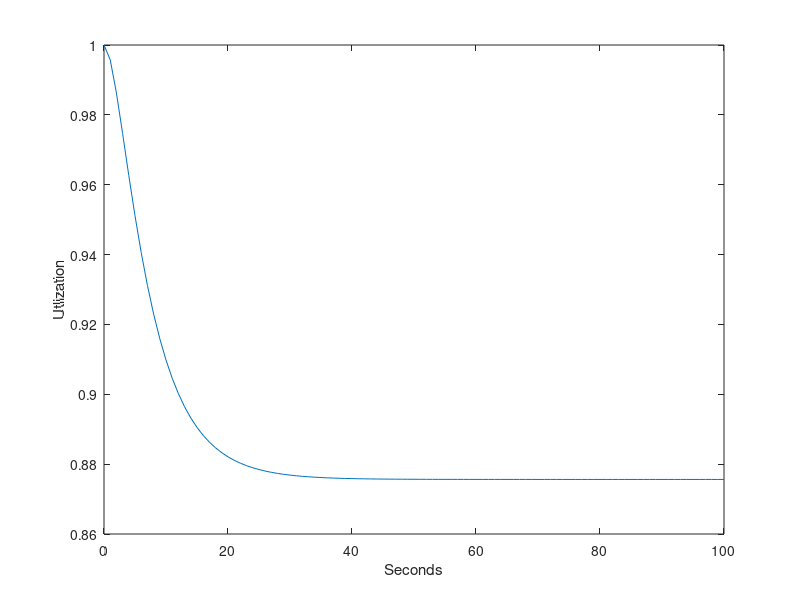
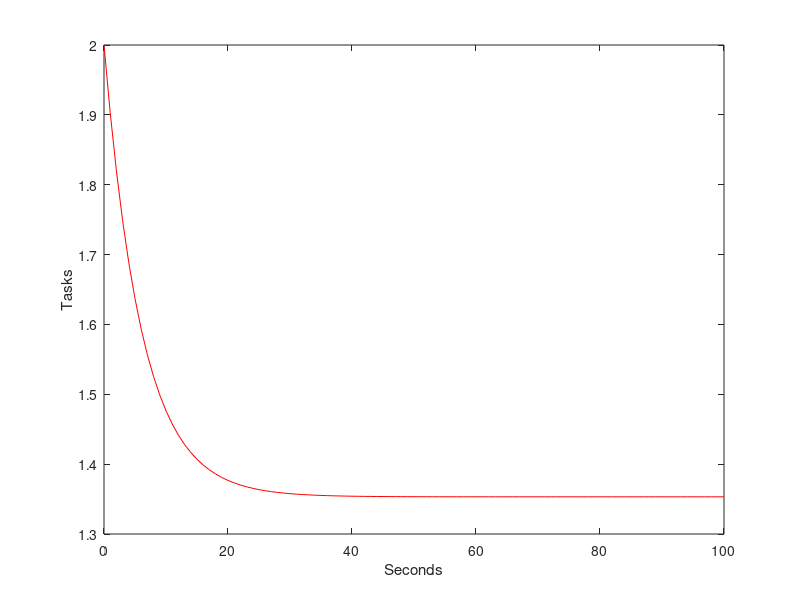

Recreate these plots in MATLAB, in order.
clear variables;
clc;

% Average durations
WA = 10;
WB = 5;
EA = 8;
EB = 12;
TotalTime = 100;

% Rates waiting
rWA = 1/WA;
rWB = 1/WB;
% Rates for normal execution
rEA = 1/EA;
rEB = 1/EB;
% Rates for parallel execution
p_rEA = 1/(EA*2);
p_rEB = 1/(EB*2);

% From the graph for each row write the output arrows
% Diagonal = sum with opposite sign
%       s1    s2         s3          s4
Q = [ -p_rEA-p_rEB ,p_rEA  ,  p_rEB,   0;       %s1
        rWA ,  -rWA-rEB    ,   0   , rEB;       %s2
        rWB ,   0  , -rWB-rEA,  rEA;            %s3
        0   ,   rWB  ,  rWA  ,  -rWB-rWA];      %s4

% System initial status
%    s1 s2  s3 s4
p0 = [1, 0, 0, 0];
alphaU = [1, 1, 1, 0];
alphaN = [2, 1, 1, 0];

% We have a completed execution (1 value) every time we have a transaction from an Execution to a Waiting
%      s1 s2 s3 s4
Ex = [ 0, 1, 1, 0;    %s1
       0, 0, 0, 1;    %s2
       0, 0, 0, 1;    %s3
       0, 0, 0, 0];   %s4
    
%[t, Sol] = ode45(@(t,x) Q'*x, [0 TotalTime], p0');
dim = 101;
t = linspace(0, 100, dim);
Sol = zeros(dim,4);
for i=1:size(t,2)
    Sol(i,:) = p0 * expm(Q*t(i));
end

%{
figure(1);
plot(t, Sol, "-");
legend("EE", "WE", "EW", "WW");

figure(2);
plot(t, Sol * alphaU', "-");
legend("Power");

[Sol(end,:) * alphaU', max(Sol * alphaU')]
%}

%% Utilization and average number of tasks in execution
% Utilization calulcated with matrix formulas
U1 = Sol(end,:) * alphaU';
% Alternative way to calculate the Utilization with the full formula on the slide
U2 = 0;
for i=1:length(Sol(end,:))
    U2 = U2 + Sol(end,i)*alphaU(i);
end
fprintf("Utilization: %f or %f\n", U1, U2);
N = Sol(end,:) * alphaN';
fprintf("Avg number of tasks: %f\n", N);

%% Throughput
X = 0;
for i=1:length(Sol(end,:))
    multiplier = 0;
    for j=1:length(Ex(:,end))
        % In Mathlab "~=" means "!="
        if j ~= i
            multiplier = multiplier + Q(i,j)*Ex(i,j);
        end
    end
    if multiplier ~= 0
        X = X + Sol(end,i)*multiplier;
    end
end
fprintf("Throughput: %f\n", X);

%% Number of jobs at t = 10s, t = 20s, t = 50s and t = 100s
times = [10, 20, 50, 100];
for i=1:length(times)
    fprintf("N(%d)= %f\n", times(i), Sol(times(i)+1,:) * alphaN');
end

%% Plotting phase
figure('Name', 'Utlization','NumberTitle','off');
plot(t, Sol * alphaU', "-");
xlabel('Seconds') ;
ylabel('Utlization') ;

figure('Name', 'Avg Number of tasks','NumberTitle','off');
plot(t, Sol * alphaN', "r-");
xlabel('Seconds') ;
ylabel('Tasks') ;
